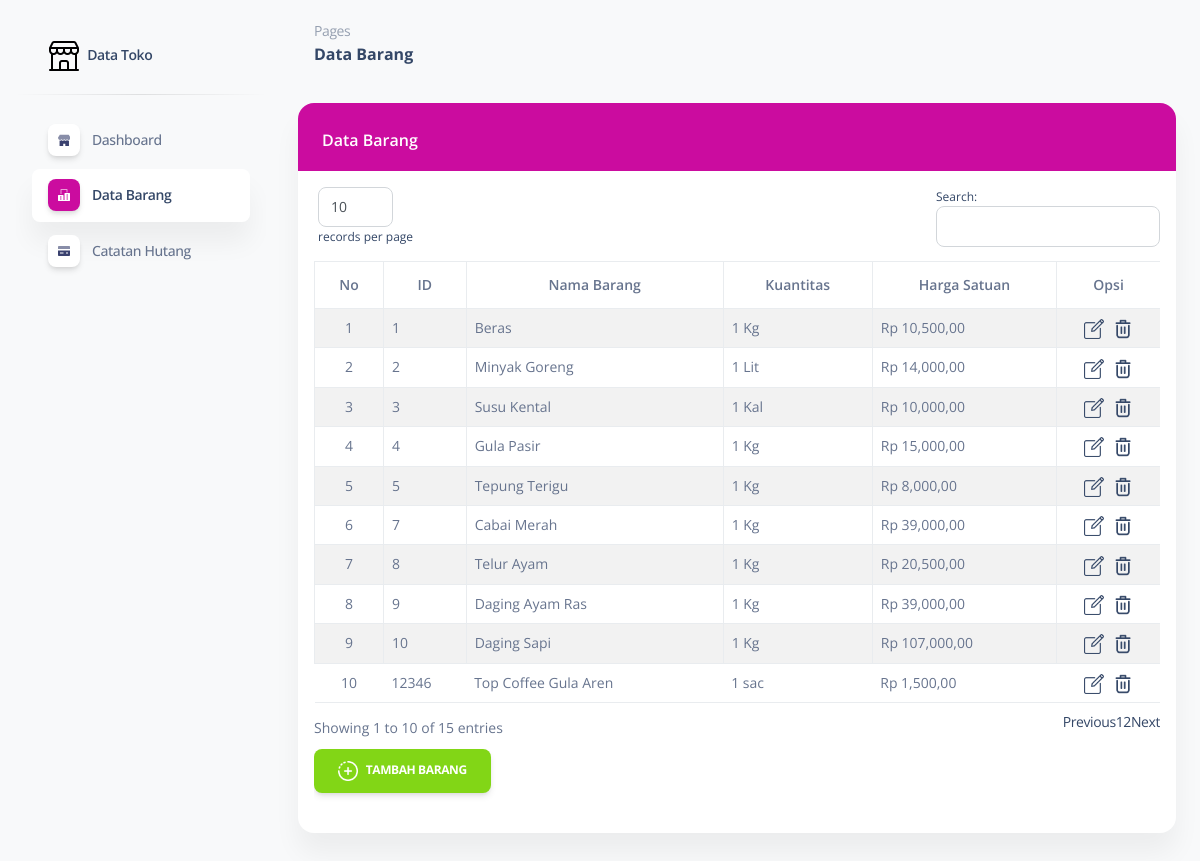
The app's page /page/barang/barang.php with its own data.
### tables this page shows
CREATE TABLE `tb_barang` (
  `id_barang` int(10) NOT NULL,
  `nama_barang` varchar(200) NOT NULL,
  `kuantitas` varchar(50) DEFAULT NULL,
  `harga_satuan` varchar(40) DEFAULT NULL
);

### functions.php (called while the page is built, shortened)
<?php
    function rupiah($harga_satuan){
        $hasil_rupiah = "Rp " . number_format($harga_satuan,2,',',',');
        return $hasil_rupiah;
    }
?>

### page/barang/barang.php (the view, shortened to what this page needs)
<?php
    include ('../../functions.php');
?>
<!DOCTYPE html>
<html lang="en">
<head>
    <link href="../../assets/css/nucleo-icons.css" rel="stylesheet" />
    <link href="../../assets/css/nucleo-svg.css" rel="stylesheet" />
    <link href="../../assets/css/nucleo-svg.css" rel="stylesheet" />
    <link id="pagestyle" href="../../assets/css/soft-ui-dashboard.css?v=1.0.3" rel="stylesheet" />
    <link href="../../assets/js/dataTables/dataTables.bootstrap.css" rel="stylesheet" />
</head>
<body class="g-sidenav-show  bg-gray-100">
<aside class="sidenav navbar navbar-vertical navbar-expand-xs border-0 border-radius-xl my-3 fixed-start ms-3 ps ps--active-y" id="sidenav-main">
    <div class="sidenav-header">
        <a class="navbar-brand m-0" href="../../index.php">
            <img src="../../assets/img/shop.png" class="navbar-brand-img h-100" alt="main_logo">
            <span class="ms-1 font-weight-bold">Data Toko</span>
        </a>
    </div>
    <hr class="horizontal dark mt-0">
    <div class="collapse navbar-collapse  w-auto  max-height-vh-100 h-100" id="sidenav-collapse-main">
        <ul class="navbar-nav">
            <li class="nav-item">
                <a class="nav-link  " href="../../index.php">
                    <div class="icon icon-shape icon-sm shadow border-radius-md bg-white text-center me-2 d-flex align-items-center justify-content-center">
                    </div>
                    <span class="nav-link-text ms-1">Dashboard</span>
                </a>
            </li>
            <li class="nav-item">
                <a class="nav-link  active" href="barang.php">
                    <div class="icon icon-shape icon-sm shadow border-radius-md bg-white text-center me-2 d-flex align-items-center justify-content-center">
                    </div>
                    <span class="nav-link-text ms-1">Data Barang</span>
                </a>
            </li>
            <li class="nav-item">
                <a class="nav-link  " href="../hutang/hutang.php">
                    <div class="icon icon-shape icon-sm shadow border-radius-md bg-white text-center me-2 d-flex align-items-center justify-content-center">
                    </div>
                    <span class="nav-link-text ms-1">Catatan Hutang</span>
                </a>
            </li>
        </ul>
    </div>
</aside>
<main class="main-content position-relative max-height-vh-100 h-100 mt-1 border-radius-lg ">
    <nav class="navbar navbar-main navbar-expand-lg px-0 mx-4 shadow-none border-radius-xl" id="navbarBlur" navbar-scroll="true">
        <div class="container-fluid py-1 px-3">
            <nav aria-label="breadcrumb">
                <ol class="breadcrumb bg-transparent mb-0 pb-0 pt-1 px-0 me-sm-6 me-5">
                    <li class="breadcrumb-item text-sm"><a class="opacity-5 text-dark" href="javascript:;">Pages</a></li>
                </ol>
                <h6 class="font-weight-bolder mb-0">Data Barang</h6>
            </nav>
        </div>
    </nav>
    <div class="container-fluid py-4">
        <div class="row">
            <div class="col-12">
                <div class="card mb-4">
                    <div class="card-header pb-0" style="background-color: #cb0c9f;">
                        <h6 style="color: #ffffff; padding-bottom: 10px;">Data Barang</h6>
                    </div>
                    <div class="card-body p-3">
                        <div class="card-body px-0 pt-0 pb-2">
                            <div class="table-responsive p-0">
                                <div class="panel panel-primary">
                                    <div class="panel-heading">
                                        <div class="panel-body" style="font-size: 14px">
                                            <div class="table-responsive">
                                                <table class="table table-striped table-bordered table-hover" id="dataTables-example">
                                                    <thead style="">
                                                    <tr align="center" >
                                                        <th style="width: 20px">No</th>
                                                        <th>ID</th>
                                                        <th>Nama Barang</th>
                                                        <th>Kuantitas</th>
                                                        <th>Harga Satuan</th>
                                                        <th>Opsi</th>
                                                    </tr>
                                                    </thead>
                                                    <tbody>
                                                        <?php
                                                            $no = 1;
                                                            $sql = $koneksi->query("select * from tb_barang");
                                                            while ($data = $sql->fetch_assoc()) {
                                                        ?>
                                                        <tr>
                                                            <td align="center" style="width: 20px"><?php echo $no++;?></td>
                                                            <td><?php echo $data['id_barang'];?></td>
                                                            <td><?php echo $data['nama_barang'];?></td>
                                                            <td><?php echo $data['kuantitas'];?></td>
                                                            <td><?php echo rupiah ($data['harga_satuan']);?></td>
                                                            <td align="center">
                                                                <a href='ubah.php?id_barang=<?php echo $data['id_barang'] ?>'><img src="../../assets/img/icons/editing2.png" style="width: 20px; height: 20px;"></a>
                                                                <a href='hapus.php?id_barang=<?php echo $data['id_barang'] ?>' style="margin-left: 5px;"><img src="../../assets/img/icons/delete2.png" style="width: 20px; height: 20px;"></a>
                                                            </td>
                                                        </tr>
                                                        <?php } ?>
                                                    </tbody>
                                                </table>
                                            </div>
                                            <a href="tambah_barang.php" class="btn btn-success" style="margin-top: 10px;"><img src="../../assets/img/icons/add1.png" style="margin-right: 5px; width: 20px; height: 20px;"/></i> Tambah Barang</a>
                                        </div>
                                    </div>
                                </div>
                            </div>
                        </div>
                    </div>
                </div>
            </div>
        </div>
    </div>
</main>
</body>
</html>

### assets/css/nucleo-svg.css (style rules this page uses)
.icon { display: inline-block; color: #111111; height: 1em; width: 1em; }
.icon-sm { height: 0.8em; width: 0.8em; }
.icon { fill: currentColor; stroke: none; }

### records on screen
tb_barang: id_barang "1", nama_barang "Beras", kuantitas "1 Kg", harga_satuan "Rp 10,500,00"
tb_barang: id_barang "2", nama_barang "Minyak Goreng", kuantitas "1 Lit", harga_satuan "Rp 14,000,00"
tb_barang: id_barang "3", nama_barang "Susu Kental", kuantitas "1 Kal", harga_satuan "Rp 10,000,00"
tb_barang: id_barang "4", nama_barang "Gula Pasir", kuantitas "1 Kg", harga_satuan "Rp 15,000,00"
tb_barang: id_barang "5", nama_barang "Tepung Terigu", kuantitas "1 Kg", harga_satuan "Rp 8,000,00"
tb_barang: id_barang "7", nama_barang "Cabai Merah", kuantitas "1 Kg", harga_satuan "Rp 39,000,00"
tb_barang: id_barang "8", nama_barang "Telur Ayam", kuantitas "1 Kg", harga_satuan "Rp 20,500,00"
tb_barang: id_barang "9", nama_barang "Daging Ayam Ras", kuantitas "1 Kg", harga_satuan "Rp 39,000,00"
tb_barang: id_barang "10", nama_barang "Daging Sapi", kuantitas "1 Kg", harga_satuan "Rp 107,000,00"
tb_barang: id_barang "12346", nama_barang "Top Coffee Gula Aren", kuantitas "1 sac", harga_satuan "Rp 1,500,00"
